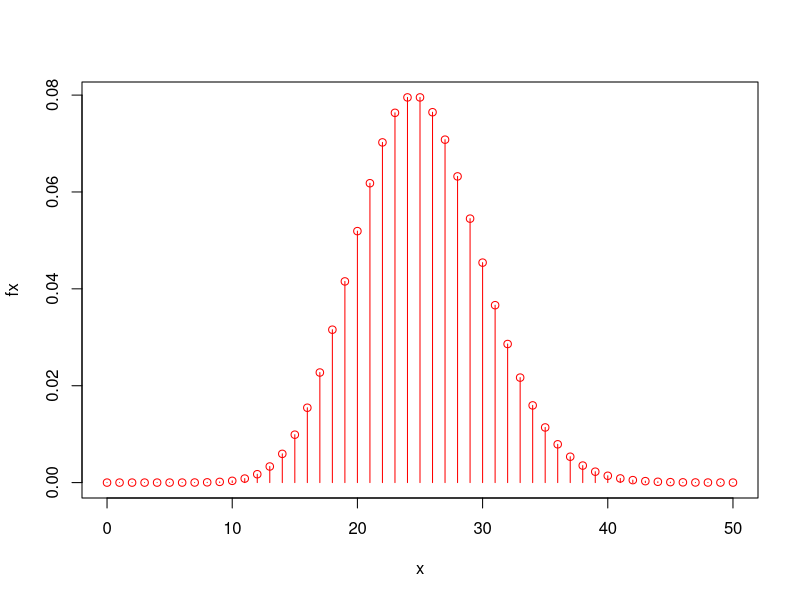
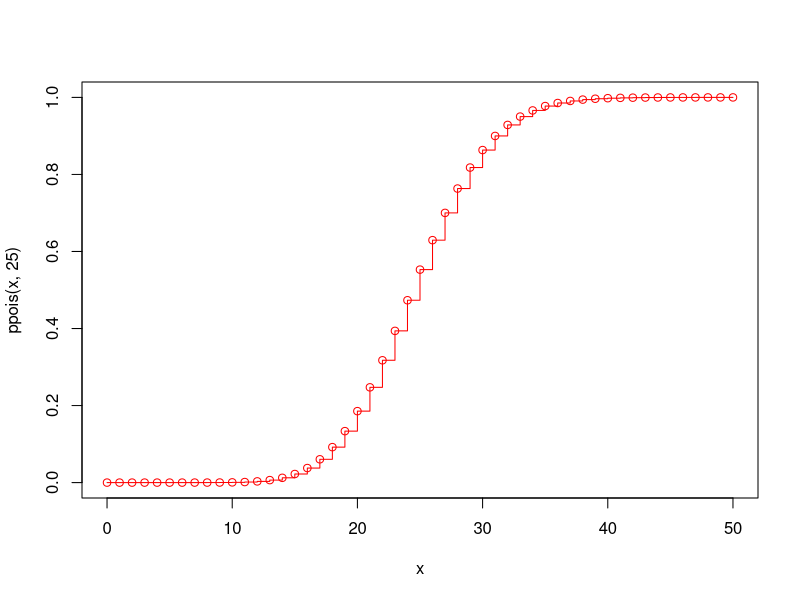

Here is the R script that generated these plots, in order:
#binomial    f(x) = dbinom(a,n,p)   F(x) = pbinom(a,n,p)
#binomial negativa p(x=a) = dnbinom(a,r,p) 

x <- 0:50
fx <- dpois(x, 25)


plot(x, fx, col = 'red')
lines(x, fx, type = "h", col = 'red')

#prob 10 llamadas:
dpois(10,25)

#prob. 30 llamadas
dpois(30,25)
exp(-25)*25^30/factorial(30)

#P(X<=30)
ppois(30,25)

#finció F

plot(x, ppois(x,25), col = 'red')
lines(x, ppois(x,25), type = "s", col = 'red')

#P(X>=30)
1-ppois(29,25)


# 0,033 hores entre 2 trucades: 0

# almenys 0,052h entre 2 trucades
1-pexp(0.052,25)

#temps d'espera màxim 75% de les trucades
qexp(0.75,25)

#500000 simulacions entre dues trucades. Mitjana de temps entre 2 trucades
simul <- rexp(500000,25)
mean(simul)










